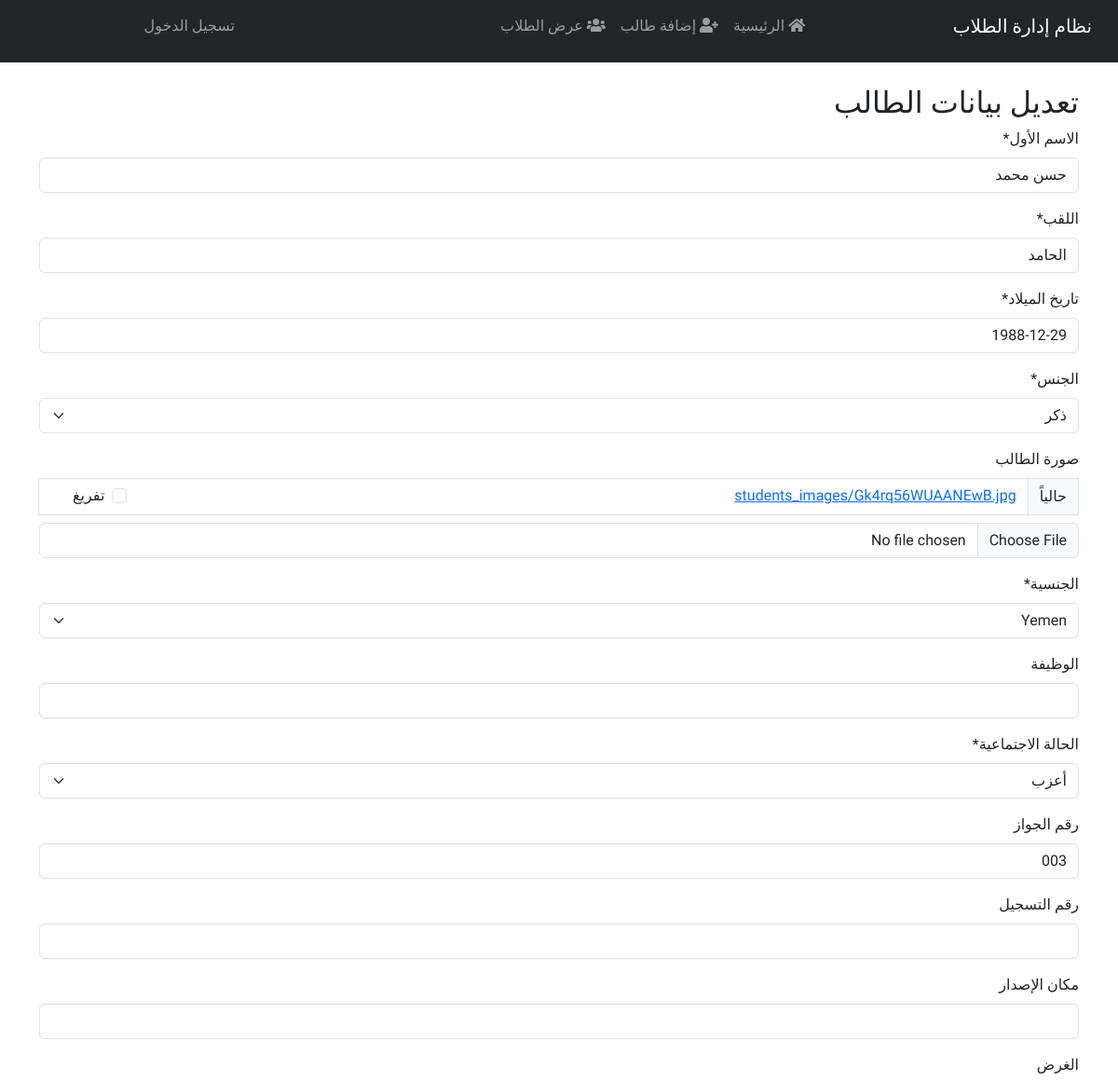
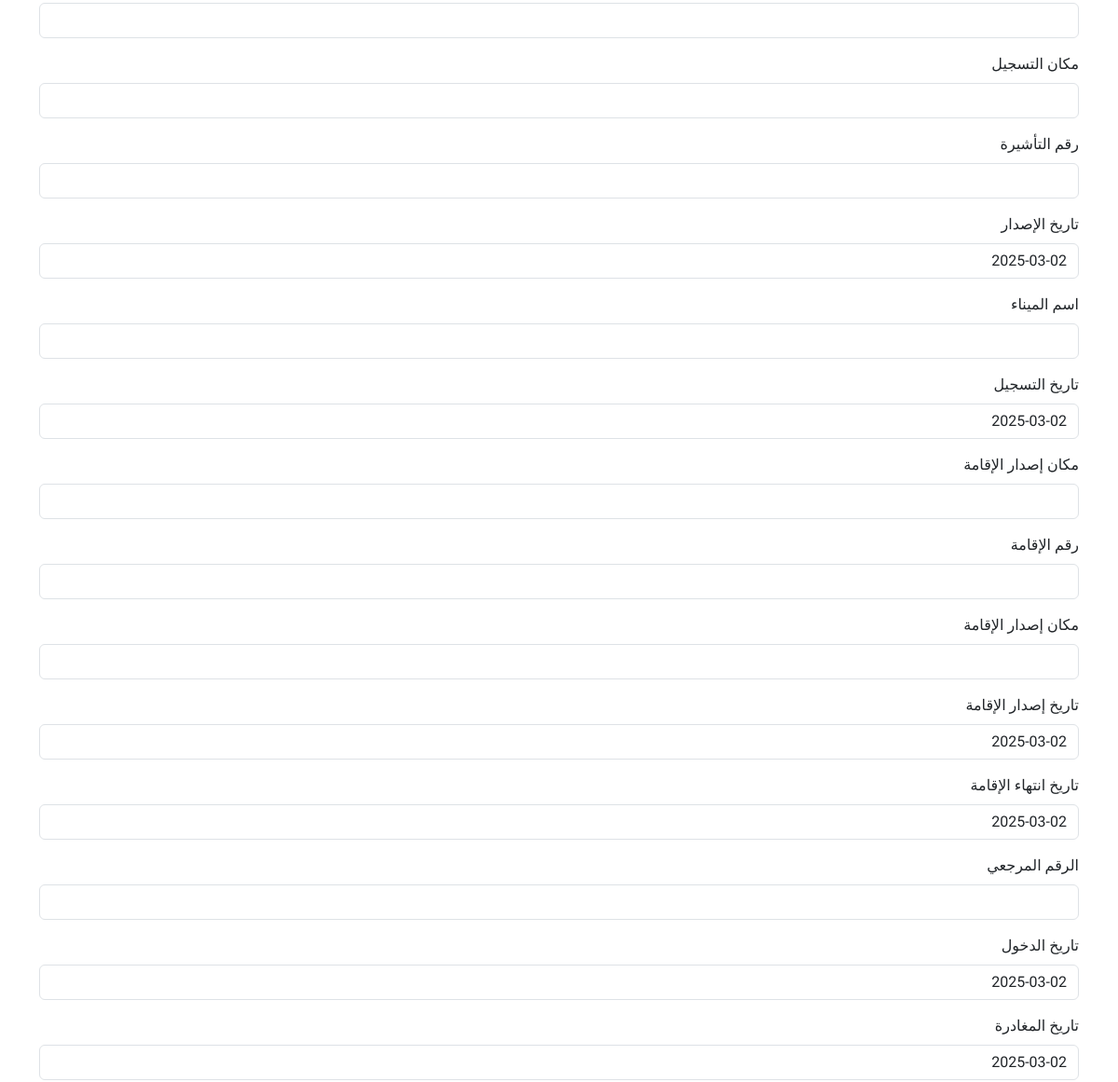
The app's page /student/23/edit/ (upper part), older data (2 pictures, top to bottom).
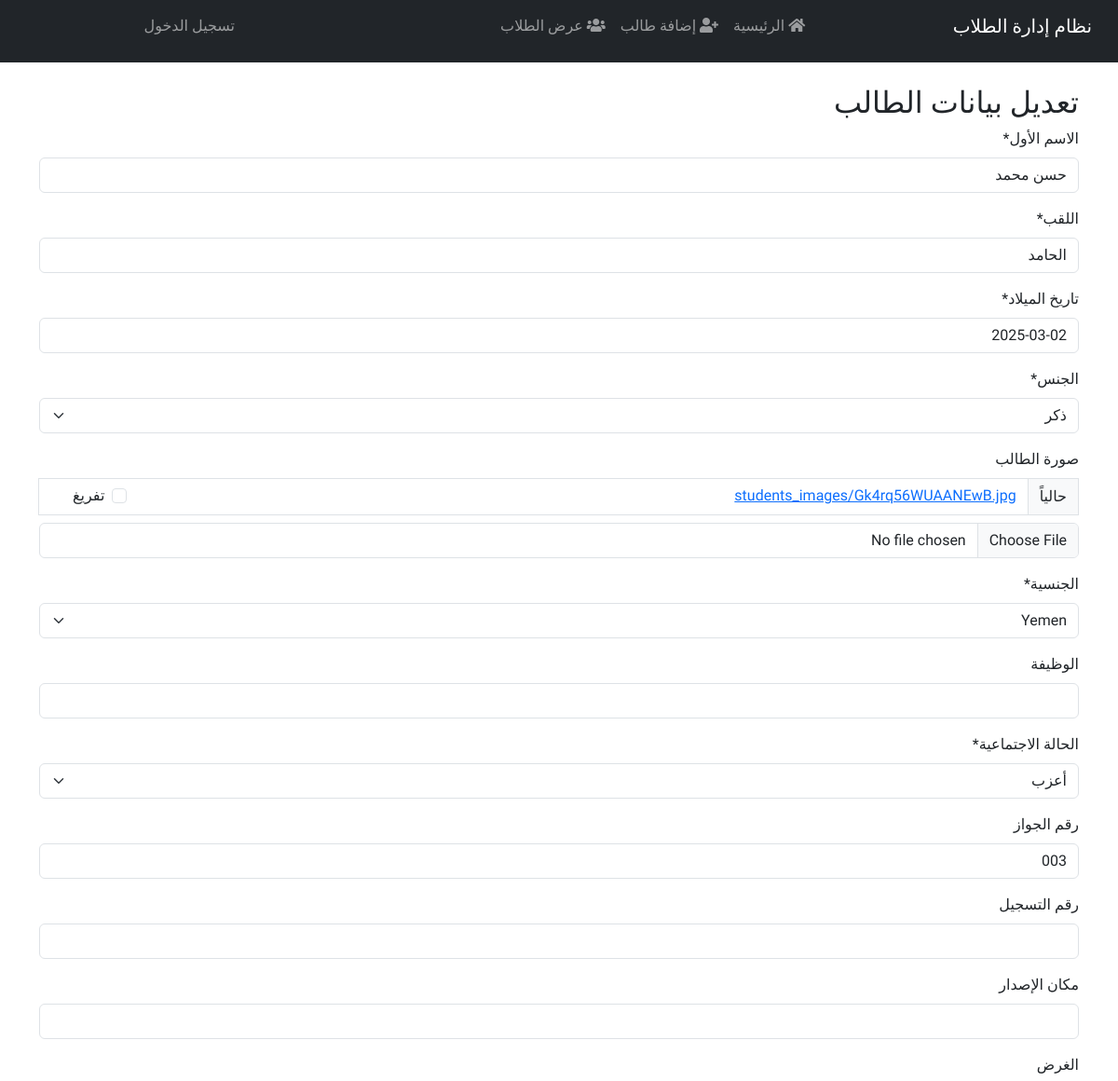
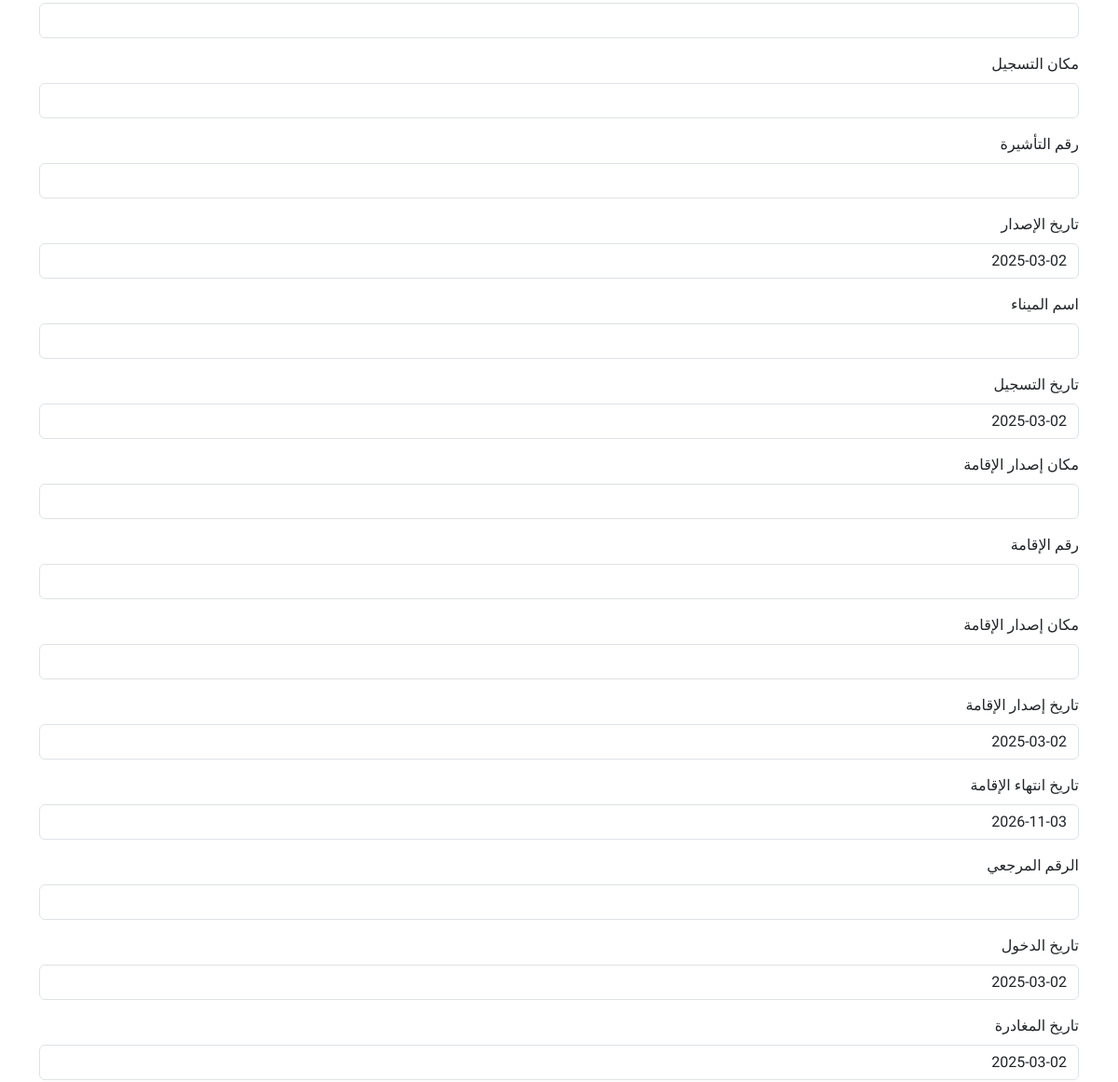
The same page, newer data (2 pictures, top to bottom).
### students/models.py (models this page shows, shortened)
class Student(models.Model):
    GENDER_CHOICES = [
        ('M', 'ذكر'),
        ('F', 'أنثى'),
    ]
    nationality = CountryField(verbose_name="الجنسية")  # استخدام CountryField
    MARITAL_STATUS_CHOICES = [
        ('single', 'أعزب'),
        ('married', 'متزوج'),
        ('divorced', 'مطلق'),
        ('widowed', 'أرمل'),
    ]
    first_name = models.CharField(max_length=100, verbose_name="الاسم الأول")
    last_name = models.CharField(max_length=100, verbose_name="اللقب")
    birth_date = models.DateField(verbose_name="تاريخ الميلاد")
    gender = models.CharField(max_length=1, choices=GENDER_CHOICES, verbose_name="الجنس")
    image = models.ImageField(upload_to='students_images/', blank=True, null=True, verbose_name="صورة الطالب")
    nationality = CountryField(verbose_name="الجنسية")
    job = models.CharField(max_length=100, verbose_name="الوظيفة", blank=True, null=True)
    marital_status = models.CharField(max_length=10, choices=MARITAL_STATUS_CHOICES, verbose_name="الحالة الاجتماعية")
    passport_number = models.CharField(max_length=50, blank=True, null=True, verbose_name="رقم الجواز")
    registration_number = models.CharField(max_length=50, blank=True, null=True, verbose_name="رقم التسجيل")
    place_of_issue = models.CharField(max_length=100, blank=True, null=True, verbose_name="مكان الإصدار")
    purpose = models.CharField(max_length=100, blank=True, null=True, verbose_name="الغرض")
    registration_place = models.CharField(max_length=100, blank=True, null=True, verbose_name="مكان التسجيل")
    visa_number = models.CharField(max_length=50, blank=True, null=True, verbose_name="رقم التأشيرة")
    date_of_issued = models.DateField(blank=True, null=True, verbose_name="تاريخ الإصدار")
    port_name = models.CharField(max_length=100, blank=True, null=True, verbose_name="اسم الميناء")
    date_of_registration = models.DateField(blank=True, null=True, verbose_name="تاريخ التسجيل")
    place_of_issued_residence = models.CharField(max_length=100, blank=True, null=True, verbose_name="مكان إصدار الإقامة")
    residence_number = models.CharField(max_length=50, blank=True, null=True, verbose_name="رقم الإقامة")
    residence_issue_place = models.CharField(max_length=100, blank=True, null=True, verbose_name="مكان إصدار الإقامة")
    residence_issued_date = models.DateField(blank=True, null=True, verbose_name="تاريخ إصدار الإقامة")
    residence_end_date = models.DateField(blank=True, null=True, verbose_name="تاريخ انتهاء الإقامة")
    reference_number = models.CharField(max_length=50, blank=True, null=True, verbose_name="الرقم المرجعي")
    entry_date = models.DateField(blank=True, null=True, verbose_name="تاريخ الدخول")
    end_date = models.DateField(blank=True, null=True, verbose_name="تاريخ المغادرة")
    registration_date = models.DateField(blank=True, null=True, verbose_name="تاريخ التسجيل")
    end_registration_date = models.DateField(blank=True, null=True, verbose_name="تاريخ انتهاء التسجيل")
    type_of_services = models.CharField(max_length=100, blank=True, null=True, verbose_name="نوع الخدمات")
    issuing_authority = models.CharField(max_length=100, blank=True, null=True, verbose_name="الجهة المصدرة")
    phone_number = models.CharField(max_length=20, blank=True, null=True, verbose_name="رقم الهاتف")
    companion_name = models.CharField(max_length=100, blank=True, null=True, verbose_name="اسم المرافق")
    companion_nationality = models.CharField(max_length=100, blank=True, null=True, verbose_name="جنسية المرافق")
    companion_relationship = models.CharField(max_length=100, blank=True, null=True, verbose_name="صلة القرابة")
    companion_passport_number = models.CharField(max_length=50, blank=True, null=True, verbose_name="رقم جواز المرافق")
    companion_residence_number = models.CharField(max_length=50, blank=True, null=True, verbose_name="رقم إقامة المرافق")
    companion_residence_end_date = models.DateField(blank=True, null=True, verbose_name="تاريخ انتهاء إقامة المرافق")
    note = models.TextField(blank=True, null=True, verbose_name="ملاحظة")

### students/views.py (the view)
# urls.py: path('student/<int:student_id>/edit/', student_edit, name='student_edit'),
def student_edit(request, student_id):
    student = get_object_or_404(Student, id=student_id)
    if request.method == "POST":
        form = StudentForm(request.POST, request.FILES, instance=student)
        if form.is_valid():
            form.save()
            return redirect('student_detail', student_id=student.id)
    else:
        form = StudentForm(instance=student)
    return render(request, 'students/student_edit.html', {'form': form, 'student': student})

### students/templates/students/student_edit.html (shortened to what this page needs)
{% extends "students/base.html" %}
{% load crispy_forms_tags %}
{% block content %}
<h2>تعديل بيانات الطالب</h2>
<form method="post" enctype="multipart/form-data">
    {{ form|crispy }}
</form>
{% endblock %}

Row changes from the older to the newer data that the page shows:
changed Student "حسن محمد": birth_date "1988-12-29" → "2025-03-02"; residence_end_date "2025-03-02" → "2026-11-03"
